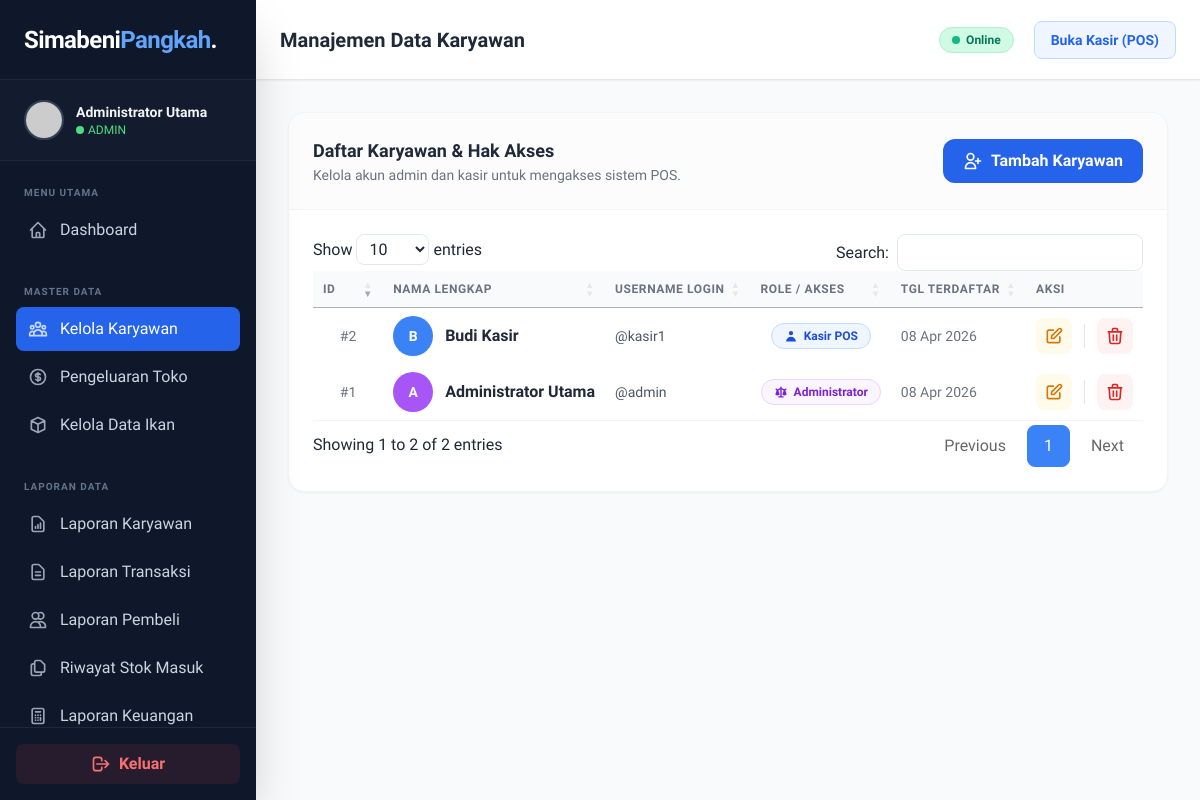
/admin/kelola_karyawan.php (signed in), run on an earlier commit of the app's database.
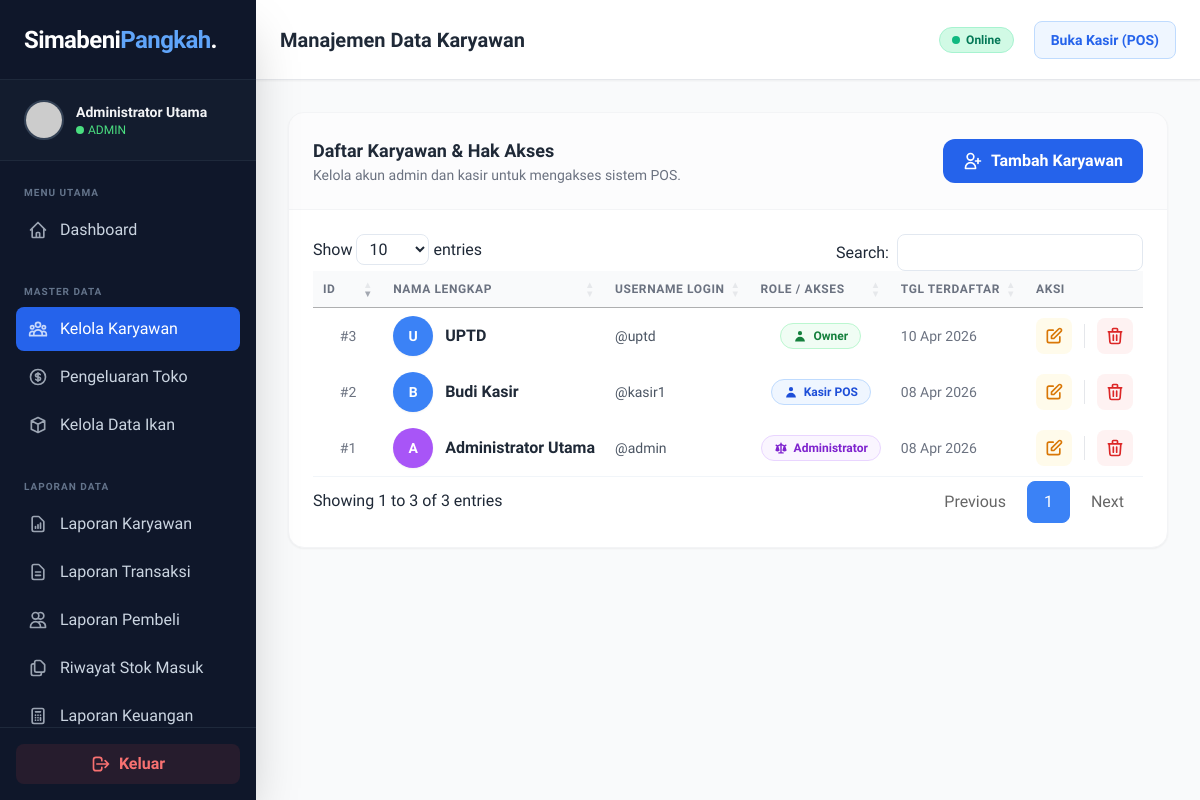
And on a later commit of the database.
### tables this page shows
CREATE TABLE `users` (
  `id` int(11) NOT NULL,
  `username` varchar(50) NOT NULL,
  `password` varchar(255) NOT NULL,
  `nama_lengkap` varchar(100) NOT NULL,
  `role` enum('admin','kasir','owner') NOT NULL DEFAULT 'kasir',
  `created_at` timestamp NOT NULL DEFAULT current_timestamp()
);

### admin/kelola_karyawan.php (the view, shortened to what the changed rows need)
<?php
require_once '../koneksi.php';
$query_karyawan = mysqli_query($koneksi, "SELECT * FROM users ORDER BY id ASC");
include '../components/header.php';
?>
<link rel="stylesheet" href="https://cdn.datatables.net/1.13.7/css/jquery.dataTables.min.css">
<main class="flex-1 flex flex-col h-screen overflow-hidden bg-gray-50">
    <?php include '../components/navbar.php'; ?>
    <div class="flex-1 overflow-y-auto p-4 sm:p-6 lg:p-8 relative">
        <div class="bg-white rounded-2xl shadow-sm border border-gray-100 overflow-hidden">
            <div
                class="p-6 border-b border-gray-100 flex flex-col sm:flex-row sm:items-center justify-between gap-4 bg-gray-50/50">
                <div>
                    <h2 class="text-lg font-bold text-gray-800">Daftar Karyawan & Hak Akses</h2>
                </div>
                <button onclick="bukaModal('modal-tambah')"
                    class="w-full sm:w-auto px-5 py-2.5 bg-blue-600 text-white rounded-xl font-semibold hover:bg-blue-700 transition flex items-center justify-center gap-2">
                </button>
            </div>
            <div class="overflow-x-auto w-full">
                <table id="tabel-karyawan" class="w-full text-left whitespace-nowrap">
                    <thead>
                        <tr class="bg-gray-50 text-gray-500 text-xs uppercase tracking-wider">
                            <th class="p-4 font-semibold w-16 text-center">ID</th>
                            <th class="p-4 font-semibold">Nama Lengkap</th>
                            <th class="p-4 font-semibold">Username Login</th>
                            <th class="p-4 font-semibold text-center">Role / Akses</th>
                            <th class="p-4 font-semibold">Tgl Terdaftar</th>
                            <th class="p-4 font-semibold text-center">Aksi</th>
                        </tr>
                    </thead>
                    <tbody class="text-sm text-gray-700">
                        <?php if ($query_karyawan && mysqli_num_rows($query_karyawan) > 0): ?>
                        <?php while ($user = mysqli_fetch_assoc($query_karyawan)): ?>
                        <tr class="hover:bg-blue-50/30 transition-colors group border-b border-gray-50">
                            <td class="p-4 text-center text-gray-500 font-medium">#<?php echo $user['id']; ?></td>
                            <td class="p-4">
                                <div class="flex items-center gap-3">
                                    <div
                                        class="w-10 h-10 rounded-full flex items-center justify-center font-bold text-white shadow-sm
                                            <?php echo ($user['role'] == 'admin') ? 'bg-purple-500' : 'bg-blue-500'; ?>">
                                        <?php echo strtoupper(substr($user['nama_lengkap'], 0, 1)); ?>
                                    </div>
                                    <p class="font-bold text-gray-800 text-base">
                                        <?php echo htmlspecialchars($user['nama_lengkap']); ?></p>
                                </div>
                            </td>
                            <td class="p-4 font-medium text-gray-600">
                                @<?php echo htmlspecialchars($user['username']); ?></td>
                            <td class="p-4 text-center">
                                <?php if ($user['role'] == 'admin'): ?>
                                <span
                                    class="inline-flex px-3 py-1 items-center gap-1.5 rounded-full bg-purple-50 text-purple-700 font-bold border border-purple-200 text-xs">
                                    Administrator
                                </span>
                                <?php elseif ($user['role'] == 'kasir'): ?>
                                <span
                                    class="inline-flex px-3 py-1 items-center gap-1.5 rounded-full bg-blue-50 text-blue-700 font-bold border border-blue-200 text-xs">
                                    <svg class="w-3.5 h-3.5" fill="currentColor" viewBox="0 0 20 20">
                                        <path fill-rule="evenodd"
                                            d="M10 9a3 3 0 100-6 3 3 0 000 6zm-7 9a7 7 0 1114 0H3z" clip-rule="evenodd">
                                        </path>
                                    </svg>
                                    Kasir POS
                                </span>
                                <?php else: ?>
                                <span
                                    class="inline-flex px-3 py-1 items-center gap-1.5 rounded-full bg-green-50 text-green-700 font-bold border border-green-200 text-xs">
                                    <svg class="w-3.5 h-3.5" fill="currentColor" viewBox="0 0 20 20">
                                        <path fill-rule="evenodd"
                                            d="M10 9a3 3 0 100-6 3 3 0 000 6zm-7 9a7 7 0 1114 0H3z" clip-rule="evenodd">
                                        </path>
                                    </svg>
                                    Owner
                                </span>
                                <?php endif; ?>
                            </td>
                            <td class="p-4 text-gray-500 text-sm"
                                data-order="<?php echo strtotime($user['created_at']); ?>">
                                <?php echo date('d M Y', strtotime($user['created_at'])); ?>
                            </td>
                            <td class="p-4">
                                <div class="flex items-center justify-center gap-2">
                                    <button
                                        onclick="bukaModalEdit(<?php echo $user['id']; ?>, '<?php echo htmlspecialchars($user['nama_lengkap'], ENT_QUOTES); ?>', '<?php echo htmlspecialchars($user['username'], ENT_QUOTES); ?>', '<?php echo $user['role']; ?>')"
                                        class="p-2 bg-amber-50 text-amber-600 hover:bg-amber-500 hover:text-white rounded-lg transition"
                                        title="Edit Karyawan">
                                        <svg class="w-5 h-5" fill="none" stroke="currentColor" viewBox="0 0 24 24">
                                            <path stroke-linecap="round" stroke-linejoin="round" stroke-width="2"
                                                d="M11 5H6a2 2 0 00-2 2v11a2 2 0 002 2h11a2 2 0 002-2v-5m-1.414-9.414a2 2 0 112.828 2.828L11.828 15H9v-2.828l8.586-8.586z">
                                            </path>
                                        </svg>
                                    </button>
                                    <a href="kelola_karyawan.php?hapus=<?php echo $user['id']; ?>"
                                        onclick="return confirm('Hapus Karyawan ini? Ia tidak akan bisa login lagi!');"
                                        class="p-2 bg-red-50 text-red-600 hover:bg-red-600 hover:text-white rounded-lg transition"
                                        title="Hapus Karyawan">
                                        <svg class="w-5 h-5" fill="none" stroke="currentColor" viewBox="0 0 24 24">
                                            <path stroke-linecap="round" stroke-linejoin="round" stroke-width="2"
                                                d="M19 7l-.867 12.142A2 2 0 0116.138 21H7.862a2 2 0 01-1.995-1.858L5 7m5 4v6m4-6v6m1-10V4a1 1 0 00-1-1h-4a1 1 0 00-1 1v3M4 7h16">
                                            </path>
                                        </svg>
                                    </a>
                                </div>
                            </td>
                        </tr>
                        <?php endwhile; ?>
                        <?php endif; ?>
                    </tbody>
                </table>
            </div>
        </div>
    </div>
</main>
<?php include '../components/footer.php'; ?>

What changed in the data, as far as the page shows it:
added users: id "3", nama_lengkap "U", nama_lengkap "UPTD", username "uptd", role "owner" (drawn), created_at "10 Apr 2026"
Also different on the page:
text written by a page script: "Show entries Search: Showing 1 to 2 of 2 entries Previous 1 Next" → "Show entries Search: Showing 1 to 3 of 3 entries Previous 1 Next"
